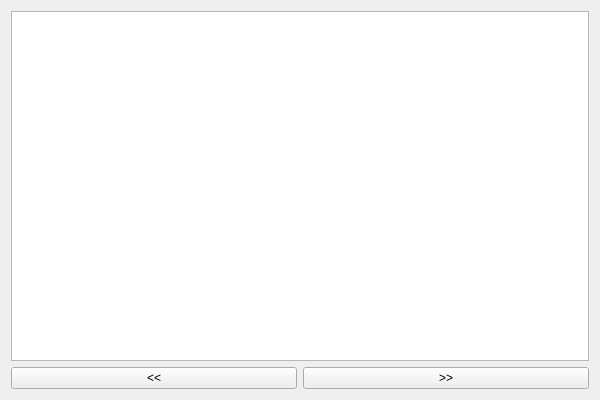
<?xml version="1.0" encoding="UTF-8"?>
<ui version="4.0">
 <class>ImageViewerClass</class>
 <widget class="QWidget" name="ImageViewerClass">
  <property name="geometry">
   <rect>
    <x>0</x>
    <y>0</y>
    <width>600</width>
    <height>400</height>
   </rect>
  </property>
  <property name="windowTitle">
   <string>ImageViewer</string>
  </property>
  <layout class="QGridLayout" name="gridLayout">
   <item row="0" column="0">
    <layout class="QVBoxLayout" name="verticalLayout">
     <item>
      <widget class="QGraphicsView" name="graphicsView"/>
     </item>
     <item>
      <layout class="QHBoxLayout" name="horizontalLayout">
       <item>
        <widget class="QPushButton" name="prevB">
         <property name="text">
          <string>&lt;&lt;</string>
         </property>
        </widget>
       </item>
       <item>
        <widget class="QPushButton" name="nextB">
         <property name="text">
          <string>&gt;&gt;</string>
         </property>
        </widget>
       </item>
      </layout>
     </item>
    </layout>
   </item>
  </layout>
 </widget>
 <layoutdefault spacing="6" margin="11"/>
 <resources>
  <include location="imageviewer.qrc"/>
 </resources>
 <connections/>
</ui>
